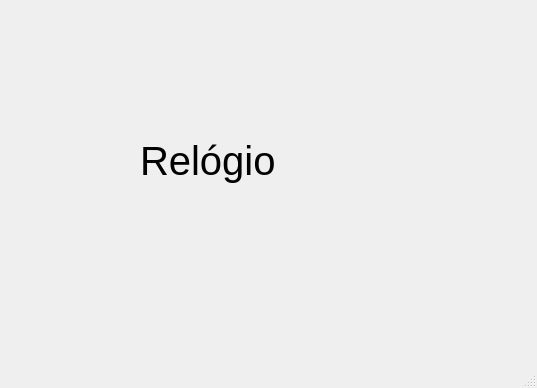
<?xml version="1.0" encoding="UTF-8"?>
<ui version="4.0">
 <class>MainWindow</class>
 <widget class="QMainWindow" name="MainWindow">
  <property name="geometry">
   <rect>
    <x>0</x>
    <y>0</y>
    <width>537</width>
    <height>388</height>
   </rect>
  </property>
  <property name="windowTitle">
   <string>MainWindow</string>
  </property>
  <widget class="QWidget" name="centralwidget">
   <widget class="QLabel" name="label">
    <property name="geometry">
     <rect>
      <x>140</x>
      <y>120</y>
      <width>211</width>
      <height>81</height>
     </rect>
    </property>
    <property name="font">
     <font>
      <family>Arial</family>
      <pointsize>30</pointsize>
     </font>
    </property>
    <property name="text">
     <string>Relógio</string>
    </property>
   </widget>
  </widget>
  <widget class="QMenuBar" name="menubar">
   <property name="geometry">
    <rect>
     <x>0</x>
     <y>0</y>
     <width>537</width>
     <height>21</height>
    </rect>
   </property>
  </widget>
  <widget class="QStatusBar" name="statusbar"/>
 </widget>
 <resources/>
 <connections/>
</ui>
